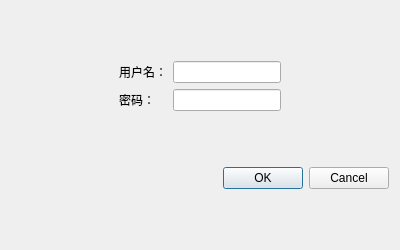
<?xml version="1.0" encoding="UTF-8"?>
<ui version="4.0">
 <class>Dialog</class>
 <widget class="QDialog" name="Dialog">
  <property name="geometry">
   <rect>
    <x>0</x>
    <y>0</y>
    <width>400</width>
    <height>250</height>
   </rect>
  </property>
  <property name="windowTitle">
   <string>Dialog</string>
  </property>
  <layout class="QVBoxLayout" name="verticalLayout_3">
   <item>
    <spacer name="verticalSpacer_2">
     <property name="orientation">
      <enum>Qt::Vertical</enum>
     </property>
     <property name="sizeHint" stdset="0">
      <size>
       <width>20</width>
       <height>30</height>
      </size>
     </property>
    </spacer>
   </item>
   <item>
    <layout class="QHBoxLayout" name="horizontalLayout_2">
     <item>
      <spacer name="horizontalSpacer">
       <property name="orientation">
        <enum>Qt::Horizontal</enum>
       </property>
       <property name="sizeHint" stdset="0">
        <size>
         <width>18</width>
         <height>20</height>
        </size>
       </property>
      </spacer>
     </item>
     <item>
      <layout class="QHBoxLayout" name="horizontalLayout">
       <item>
        <layout class="QVBoxLayout" name="verticalLayout_2">
         <item>
          <widget class="QLabel" name="username_label">
           <property name="text">
            <string>用户名：</string>
           </property>
          </widget>
         </item>
         <item>
          <widget class="QLabel" name="password_label">
           <property name="text">
            <string>密码：</string>
           </property>
          </widget>
         </item>
        </layout>
       </item>
       <item>
        <layout class="QVBoxLayout" name="verticalLayout">
         <item>
          <widget class="QLineEdit" name="username_lineEdit">
           <property name="text">
            <string/>
           </property>
          </widget>
         </item>
         <item>
          <widget class="QLineEdit" name="password_lineEdit"/>
         </item>
        </layout>
       </item>
      </layout>
     </item>
     <item>
      <spacer name="horizontalSpacer_2">
       <property name="orientation">
        <enum>Qt::Horizontal</enum>
       </property>
       <property name="sizeHint" stdset="0">
        <size>
         <width>40</width>
         <height>20</height>
        </size>
       </property>
      </spacer>
     </item>
    </layout>
   </item>
   <item>
    <spacer name="verticalSpacer">
     <property name="orientation">
      <enum>Qt::Vertical</enum>
     </property>
     <property name="sizeHint" stdset="0">
      <size>
       <width>20</width>
       <height>50</height>
      </size>
     </property>
    </spacer>
   </item>
   <item>
    <widget class="QDialogButtonBox" name="buttonBox">
     <property name="orientation">
      <enum>Qt::Horizontal</enum>
     </property>
     <property name="standardButtons">
      <set>QDialogButtonBox::Cancel|QDialogButtonBox::Ok</set>
     </property>
    </widget>
   </item>
   <item>
    <spacer name="verticalSpacer_3">
     <property name="orientation">
      <enum>Qt::Vertical</enum>
     </property>
     <property name="sizeHint" stdset="0">
      <size>
       <width>20</width>
       <height>30</height>
      </size>
     </property>
    </spacer>
   </item>
  </layout>
 </widget>
 <resources/>
 <connections>
  <connection>
   <sender>buttonBox</sender>
   <signal>accepted()</signal>
   <receiver>Dialog</receiver>
   <slot>accept()</slot>
   <hints>
    <hint type="sourcelabel">
     <x>248</x>
     <y>254</y>
    </hint>
    <hint type="destinationlabel">
     <x>157</x>
     <y>274</y>
    </hint>
   </hints>
  </connection>
  <connection>
   <sender>buttonBox</sender>
   <signal>rejected()</signal>
   <receiver>Dialog</receiver>
   <slot>reject()</slot>
   <hints>
    <hint type="sourcelabel">
     <x>316</x>
     <y>260</y>
    </hint>
    <hint type="destinationlabel">
     <x>286</x>
     <y>274</y>
    </hint>
   </hints>
  </connection>
 </connections>
</ui>
